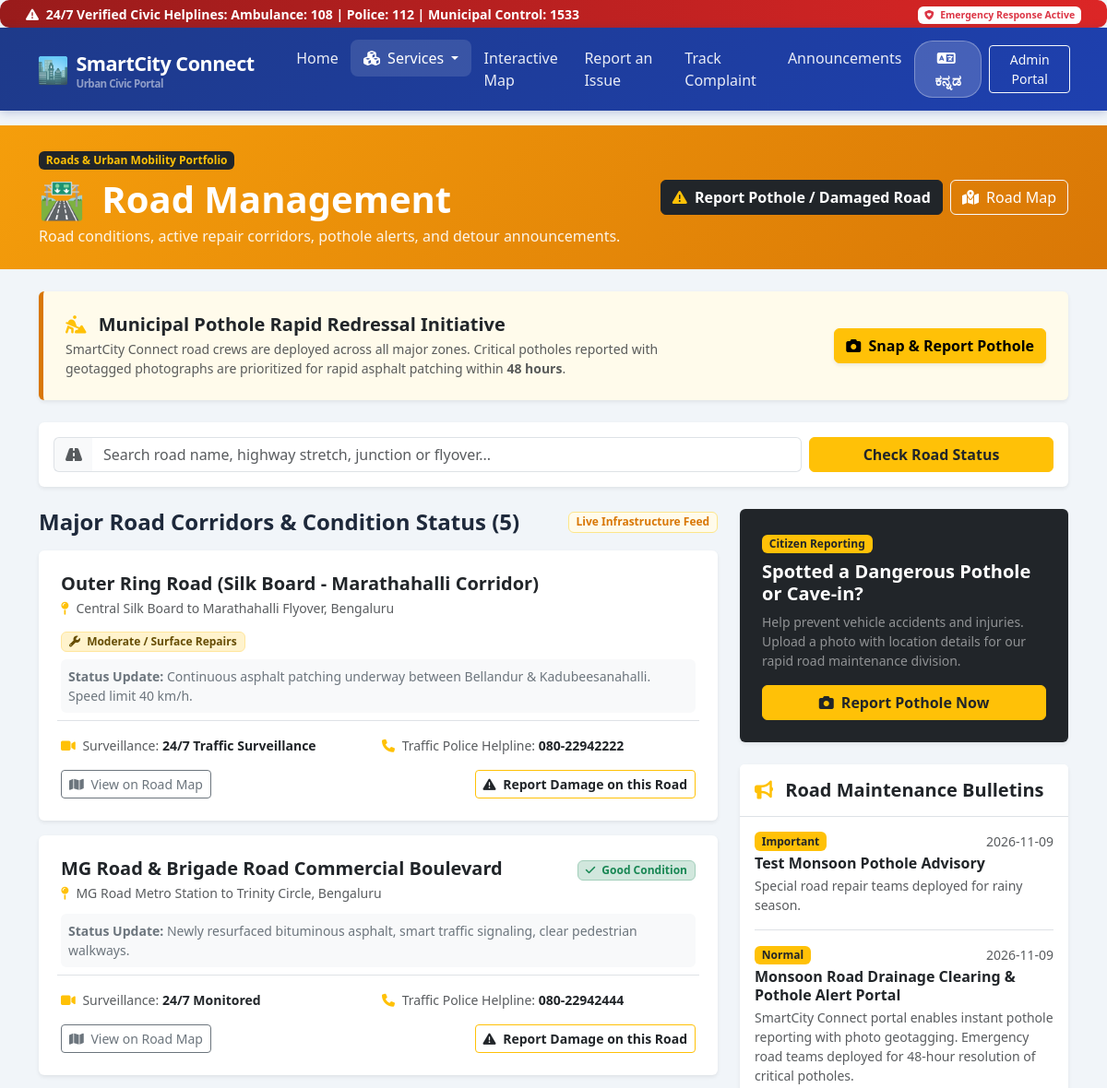
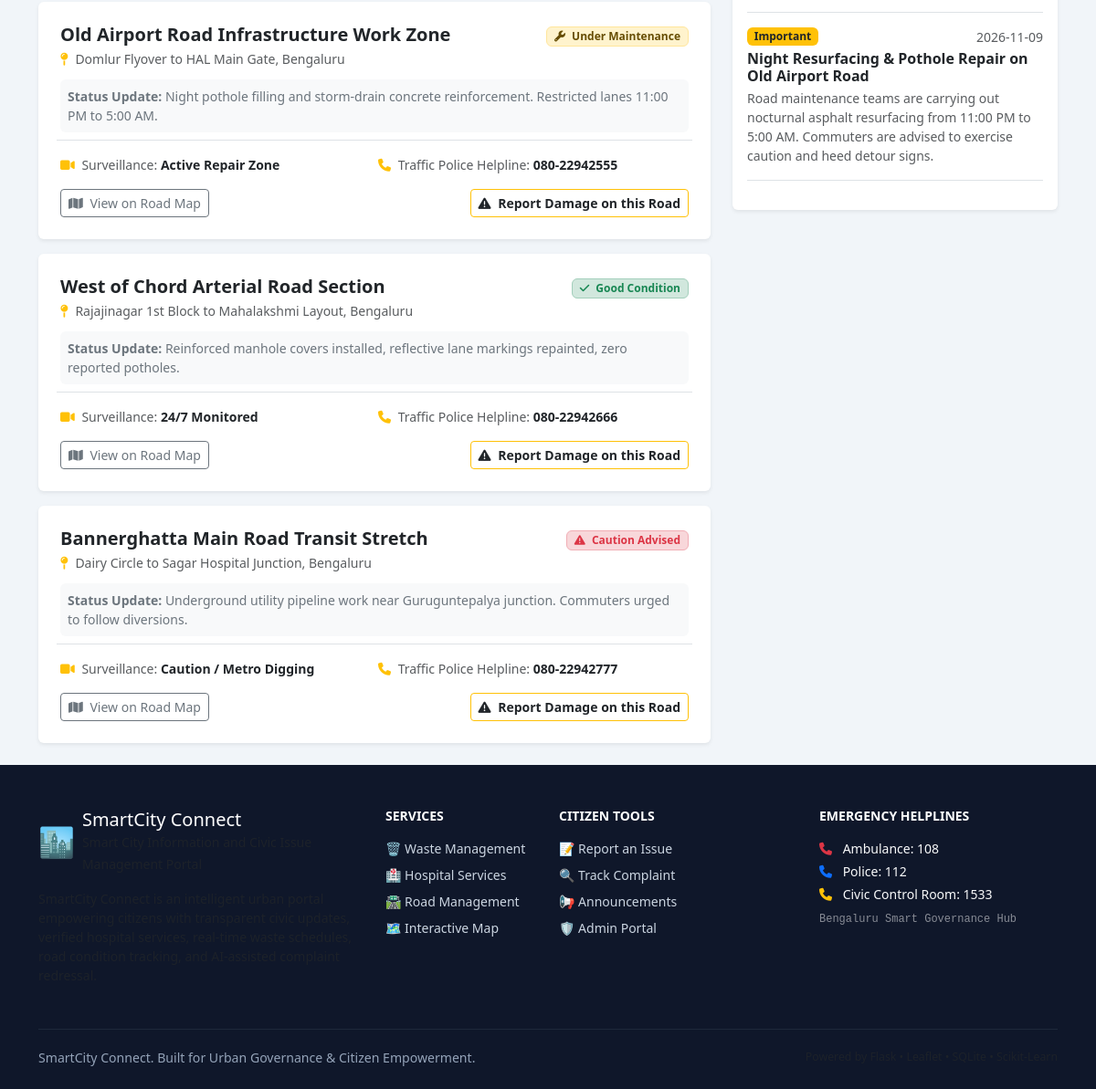
Screenshot of /roads with the database file from the repository (2 pictures, top to bottom).
### tables this page shows
CREATE TABLE facilities (
        id INTEGER PRIMARY KEY AUTOINCREMENT,
        category TEXT NOT NULL, -- 'Waste Management', 'Hospital Services', 'Road Management'
        name TEXT NOT NULL,
        address TEXT NOT NULL,
        contact_number TEXT,
        emergency_contact TEXT,
        operating_hours TEXT,
        status TEXT NOT NULL,
        details TEXT,
        latitude REAL NOT NULL,
        longitude REAL NOT NULL,
        created_at TEXT NOT NULL
    );

CREATE TABLE announcements (
        id INTEGER PRIMARY KEY AUTOINCREMENT,
        title TEXT NOT NULL,
        category TEXT NOT NULL, -- 'Waste Management', 'Hospital Services', 'Road Management', 'General'
        content TEXT NOT NULL,
        priority TEXT NOT NULL, -- 'Normal', 'Important', 'Emergency'
        is_active INTEGER DEFAULT 1,
        created_at TEXT NOT NULL
    );

### app.py (the view)
@app.route('/roads')
def roads():
    search = request.args.get('search', '').strip()
    facilities = models.get_facilities(category='Road Management', search=search)
    announcements = models.get_announcements(category='Road Management')
    return render_template('roads.html', facilities=facilities, announcements=announcements, search=search)

### app.py (called while the page is built)
@app.context_processor
def inject_globals():
    return {
        'current_year': datetime.datetime.now().year,
        'is_admin': 'admin_logged_in' in session
    }

### models.py (called while the page is built)
def get_db_connection():
    conn = sqlite3.connect(Config.DATABASE_PATH)
    conn.row_factory = sqlite3.Row
    return conn

def get_facilities(category=None, search=None):
    conn = get_db_connection()
    cursor = conn.cursor()
    query = 'SELECT * FROM facilities WHERE 1=1'
    params = []
    if category and category != 'All':
        query += ' AND category = ?'
        params.append(category)
    if search:
        query += ' AND (name LIKE ? OR address LIKE ? OR details LIKE ?)'
        term = f'%{search}%'
        params.extend([term, term, term])
    query += ' ORDER BY id ASC'
    cursor.execute(query, params)
    facilities = [dict(row) for row in cursor.fetchall()]
    conn.close()
    return facilities

def get_announcements(category=None, active_only=True):
    conn = get_db_connection()
    cursor = conn.cursor()
    query = 'SELECT * FROM announcements WHERE 1=1'
    params = []
    if active_only:
        query += ' AND is_active = 1'
    if category and category != 'All':
        query += ' AND (category = ? OR category = "General")'
        params.append(category)
    query += ' ORDER BY id DESC'
    cursor.execute(query, params)
    announcements = [dict(row) for row in cursor.fetchall()]
    conn.close()
    return announcements

### templates/roads.html (shortened to what this page needs)
{% extends "base.html" %}
{% block content %}
<div class="py-4 text-dark" style="background: linear-gradient(135deg, #f59e0b 0%, #d97706 100%);">
  <div class="container d-flex justify-content-between align-items-center flex-wrap gap-3">
    <div>
      <div class="badge bg-dark text-warning fw-bold mb-2">Roads & Urban Mobility Portfolio</div>
      <h1 class="fw-bold mb-1 text-white"><span class="me-2">🛣️</span> <span data-i18n="road_mgmt">Road Management</span></h1>
      <p class="mb-0 text-white" style="opacity: 0.9;">Road conditions, active repair corridors, pothole alerts, and detour announcements.</p>
    </div>
    <div class="d-flex gap-2">
      <a href="{{ url_for('report_issue', category='Road Management') }}" class="btn btn-dark fw-bold">
        <i class="fa-solid fa-triangle-exclamation text-warning me-1"></i> Report Pothole / Damaged Road
      </a>
      <a href="{{ url_for('map_view', category='Road Management') }}" class="btn btn-outline-light text-white">
        <i class="fa-solid fa-map-location-dot me-1"></i> Road Map
      </a>
    </div>
  </div>
</div>
<div class="container py-4">
  <div class="card border-0 shadow-sm mb-4" style="background: #fffbeb; border-left: 5px solid #d97706 !important;">
    <div class="card-body p-4">
      <div class="row align-items-center g-3">
        <div class="col-md-8">
          <h5 class="fw-bold text-dark mb-1"><i class="fa-solid fa-person-digging text-warning me-2"></i> Municipal Pothole Rapid Redressal Initiative</h5>
          <p class="text-muted small mb-0">
            SmartCity Connect road crews are deployed across all major zones. Critical potholes reported with geotagged photographs are prioritized for rapid asphalt patching within <strong>48 hours</strong>.
          </p>
        </div>
        <div class="col-md-4 text-md-end">
          <a href="{{ url_for('report_issue', category='Road Management') }}" class="btn btn-warning fw-bold shadow-sm">
            <i class="fa-solid fa-camera me-1"></i> Snap & Report Pothole
          </a>
        </div>
      </div>
    </div>
  </div>
  <div class="card shadow-sm border-0 mb-4 p-3 bg-white">
    <form method="GET" action="{{ url_for('roads') }}" class="row g-2 align-items-center">
      <div class="col-md-9">
        <div class="input-group">
          <span class="input-group-text bg-light border-end-0"><i class="fa-solid fa-road text-muted"></i></span>
          <input type="text" name="search" value="{{ search }}" class="form-control border-start-0" placeholder="Search road name, highway stretch, junction or flyover...">
        </div>
      </div>
      <div class="col-md-3 d-flex gap-2">
        <button type="submit" class="btn btn-warning flex-grow-1 fw-bold text-dark">Check Road Status</button>
      </div>
    </form>
  </div>
  <div class="row g-4">
    <div class="col-lg-8">
      <div class="d-flex justify-content-between align-items-center mb-3">
        <h4 class="fw-bold mb-0">Major Road Corridors & Condition Status ({{ facilities|length }})</h4>
        <span class="badge badge-road">Live Infrastructure Feed</span>
      </div>
      <div class="row g-3">
        {% for fac in facilities %}
        <div class="col-md-12">
          <div class="card shadow-sm border-0 h-100 hover-shadow">
            <div class="card-body p-4">
              <div class="d-flex justify-content-between align-items-start mb-2 flex-wrap gap-2">
                <div>
                  <h5 class="fw-bold mb-1">{{ fac.name }}</h5>
                  <p class="text-muted small mb-1"><i class="fa-solid fa-map-pin me-1 text-warning"></i> {{ fac.address }}</p>
                </div>
                <div>
                  {% if 'Good' in fac.status %}
                  <span class="badge bg-success-subtle text-success border border-success-subtle px-2 py-1"><i class="fa-solid fa-check me-1"></i> {{ fac.status }}</span>
                  {% elif 'Maintenance' in fac.status or 'Repair' in fac.status %}
                  <span class="badge bg-warning-subtle text-warning-emphasis border border-warning-subtle px-2 py-1"><i class="fa-solid fa-wrench me-1"></i> {{ fac.status }}</span>
                  {% else %}
                  <span class="badge bg-danger-subtle text-danger border border-danger-subtle px-2 py-1"><i class="fa-solid fa-triangle-exclamation me-1"></i> {{ fac.status }}</span>
                  {% endif %}
                </div>
              </div>
              <div class="p-2 mb-3 bg-light rounded small text-secondary">
                <strong>Status Update:</strong> {{ fac.details }}
              </div>
              <div class="row g-2 small border-top pt-2">
                <div class="col-sm-6">
                  <span class="text-muted"><i class="fa-solid fa-video text-warning me-1"></i> Surveillance:</span>
                  <strong>{{ fac.operating_hours }}</strong>
                </div>
                <div class="col-sm-6">
                  <span class="text-muted"><i class="fa-solid fa-phone text-warning me-1"></i> Traffic Police Helpline:</span>
                  <a href="tel:{{ fac.contact_number }}" class="text-decoration-none fw-bold text-dark">{{ fac.contact_number }}</a>
                </div>
              </div>
              <div class="mt-3 d-flex justify-content-between align-items-center">
                <a href="{{ url_for('map_view') }}?lat={{ fac.latitude }}&lng={{ fac.longitude }}" class="btn btn-sm btn-outline-secondary">
                  <i class="fa-solid fa-map me-1"></i> View on Road Map
                </a>
                <a href="{{ url_for('report_issue', category='Road Management') }}" class="btn btn-sm btn-outline-warning text-dark fw-semibold">
                  <i class="fa-solid fa-triangle-exclamation me-1"></i> Report Damage on this Road
                </a>
              </div>
            </div>
          </div>
        </div>
        {% endfor %}
      </div>
    </div>
    <div class="col-lg-4">
      <div class="card border-0 shadow-sm mb-4 bg-dark text-white">
        <div class="card-body p-4">
          <div class="badge bg-warning text-dark fw-bold mb-2">Citizen Reporting</div>
          <h5 class="fw-bold mb-2">Spotted a Dangerous Pothole or Cave-in?</h5>
          <p class="small text-white-50 mb-3">
            Help prevent vehicle accidents and injuries. Upload a photo with location details for our rapid road maintenance division.
          </p>
          <a href="{{ url_for('report_issue', category='Road Management') }}" class="btn btn-warning fw-bold text-dark w-100">
            <i class="fa-solid fa-camera me-1"></i> Report Pothole Now
          </a>
        </div>
      </div>
      <div class="card border-0 shadow-sm">
        <div class="card-header bg-white border-bottom py-3">
          <h5 class="fw-bold mb-0 text-dark"><i class="fa-solid fa-bullhorn text-warning me-2"></i> Road Maintenance Bulletins</h5>
        </div>
        <div class="card-body p-3">
          {% for ann in announcements %}
          <div class="border-bottom pb-3 mb-3">
            <div class="d-flex justify-content-between align-items-center mb-1">
              <span class="badge bg-warning text-dark">{{ ann.priority }}</span>
              <small class="text-muted">{{ ann.created_at[:10] }}</small>
            </div>
            <h6 class="fw-semibold mb-1">{{ ann.title }}</h6>
            <p class="small text-muted mb-0">{{ ann.content }}</p>
          </div>
          {% else %}
          <p class="text-muted small mb-0">No active road repair bulletins at this time.</p>
          {% endfor %}
        </div>
      </div>
    </div>
  </div>
</div>
{% endblock %}

### static/css/style.css (style rules this page uses)
:root { --city-primary: #1e3a8a; --city-primary-hover: #172554; --city-accent: #2563eb; --city-light: #f8fafc; --city-surface: #ffffff; --cat-waste: #059669; --cat-waste-light: #ecfdf5; --cat-waste-border: #a7f3d0; --cat-hospital: #dc2626; --cat-hospital-light: #fef2f2; --cat-hospital-border: #fecaca; --cat-road: #d97706; --cat-road-light: #fffbeb; --cat-road-border: #fde68a; --text-main: #1e293b; --text-muted: #64748b; --border-color: #e2e8f0; --shadow-sm: 0 1px 3px rgba(0,0,0,0.08); --shadow-md: 0 4px 6px -1px rgba(0,0,0,0.1), 0 2px 4px -2px rgba(0,0,0,0.06); --shadow-lg: 0 10px 15px -3px rgba(0,0,0,0.1), 0 4px 6px -4px rgba(0,0,0,0.05); --radius-lg: 14px; }
body { font-family: 'Segoe UI', system-ui, -apple-system, BlinkMacSystemFont, Roboto, sans-serif; color: var(--text-main); background-color: #f1f5f9; min-height: 100vh; display: flex; flex-direction: column; }
.badge-road { background-color: var(--cat-road-light); color: var(--cat-road); border: 1px solid var(--cat-road-border); font-weight: 600; }

### rows the page displays
facilities: name "Outer Ring Road (Silk Board - Marathahalli Corridor)", address "Central Silk Board to Marathahalli Flyover, Bengaluru", status "Moderate / Surface Repairs", details "Continuous asphalt patching underway between Bellandur & Kadubeesanahalli. Speed limit 40 km/h.", operating_hours "24/7 Traffic Surveillance", contact_number "080-22942222"
facilities: name "MG Road & Brigade Road Commercial Boulevard", address "MG Road Metro Station to Trinity Circle, Bengaluru", status "Good Condition", details "Newly resurfaced bituminous asphalt, smart traffic signaling, clear pedestrian walkways.", operating_hours "24/7 Monitored", contact_number "080-22942444"
facilities: name "Old Airport Road Infrastructure Work Zone", address "Domlur Flyover to HAL Main Gate, Bengaluru", status "Under Maintenance", details "Night pothole filling and storm-drain concrete reinforcement. Restricted lanes 11:00 PM to 5:00 AM.", operating_hours "Active Repair Zone", contact_number "080-22942555"
facilities: name "West of Chord Arterial Road Section", address "Rajajinagar 1st Block to Mahalakshmi Layout, Bengaluru", status "Good Condition", details "Reinforced manhole covers installed, reflective lane markings repainted, zero reported potholes.", operating_hours "24/7 Monitored", contact_number "080-22942666"
facilities: name "Bannerghatta Main Road Transit Stretch", address "Dairy Circle to Sagar Hospital Junction, Bengaluru", status "Caution Advised", details "Underground utility pipeline work near Guruguntepalya junction. Commuters urged to follow diversions.", operating_hours "Caution / Metro Digging", contact_number "080-22942777"
announcements: priority "Important", created_at "2026-11-09", title "Test Monsoon Pothole Advisory", content "Special road repair teams deployed for rainy season."
announcements: priority "Normal", created_at "2026-11-09", title "Monsoon Road Drainage Clearing & Pothole Alert Portal", content "SmartCity Connect portal enables instant pothole reporting with photo geotagging. Emergency road teams deployed for 48-hour resolution of critical potholes."
announcements: priority "Important", created_at "2026-11-09", title "Night Resurfacing & Pothole Repair on Old Airport Road", content "Road maintenance teams are carrying out nocturnal asphalt resurfacing from 11:00 PM to 5:00 AM. Commuters are advised to exercise caution and heed detour signs."

### other values shown
{{ facilities|length }} "5"
